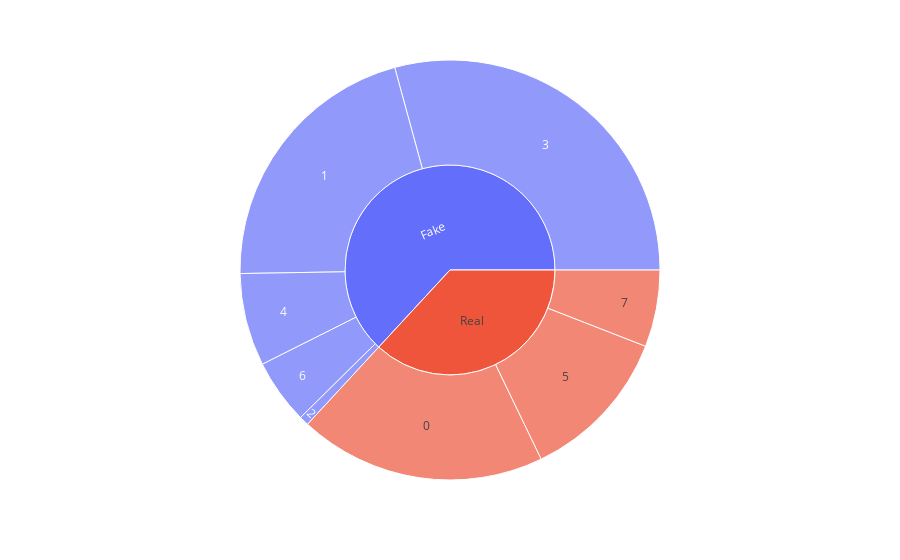

This figure's notebook cell:
### Code cell
fig = px.sunburst(df, path=['label', 'type'])
fig.show()

### Figure 1 — Plotly figure (JSON) as saved in the notebook; plotly's stock layout.template omitted (floating-point values rounded to 4 significant figures)
{"data": [{"branchvalues": "total", "domain": {"x": [0.0, 1.0], "y": [0.0, 1.0]}, "hovertemplate": "labels=%{label}<br>count=%{value}<br>parent=%{parent}<br>id=%{id}<extra></extra>", "ids": ["Real/0", "Fake/1", "Fake/2", "Fake/3", "Fake/4", "Real/5", "Fake/6", "Real/7", "Fake", "Real"], "labels": ["0", "1", "2", "3", "4", "5", "6", "7", "Fake", "Real"], "name": "", "parents": ["Real", "Fake", "Fake", "Fake", "Fake", "Real", "Fake", "Real", "", ""], "type": "sunburst", "values": [389, 430, 15, 598, 146, 244, 102, 121, 1291, 754]}], "layout": {"legend": {"tracegroupgap": 0}, "margin": {"t": 60}}}
